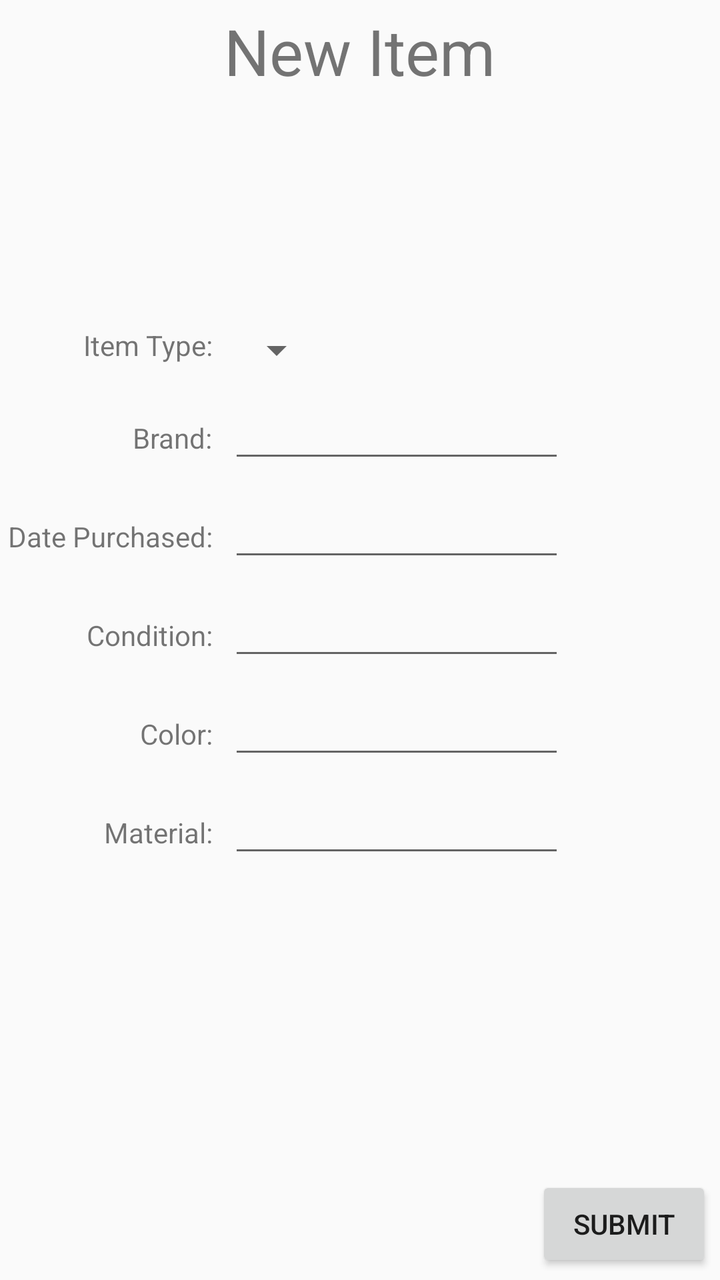
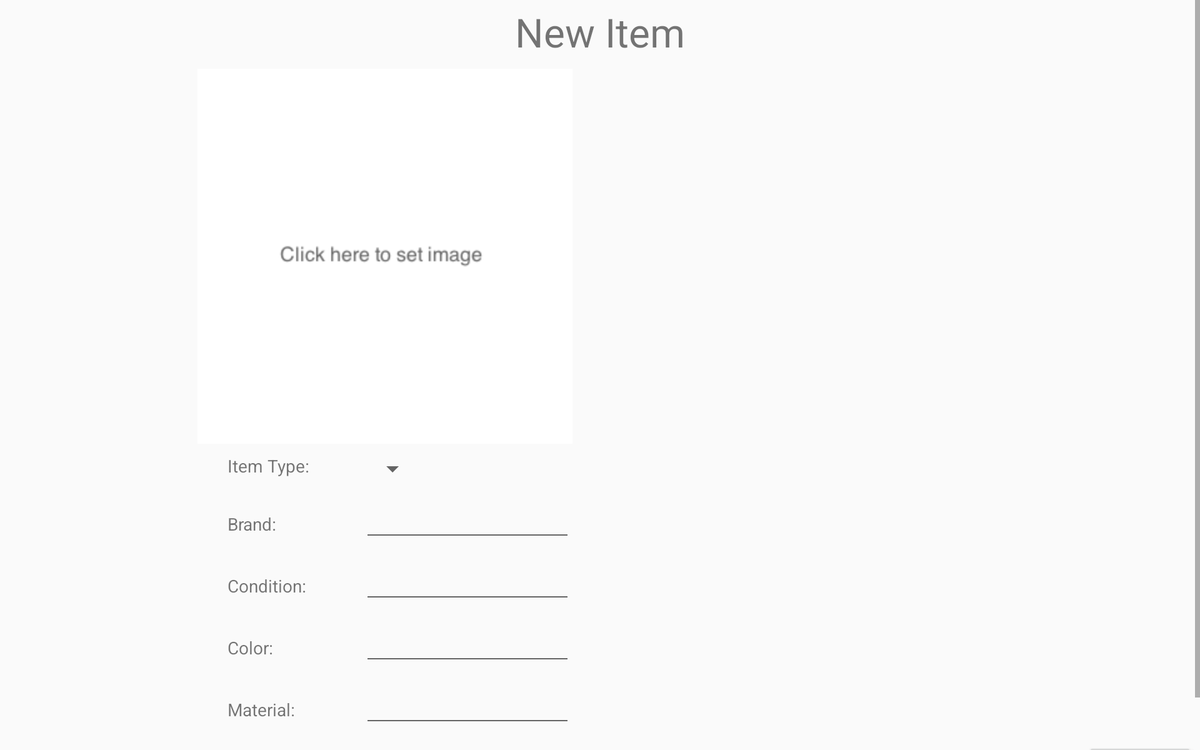

The same Android screen from two of the app's own layout files: first res/layout/ as a phone draws it, then the author's variant for another configuration, drawn on a device whose configuration selects that folder. Both files follow.
<!-- AndroidManifest.xml: application theme AppTheme -->
<!-- res/layout/fragment_new_item.xml -->
<?xml version="1.0" encoding="utf-8"?>
<GridLayout
    xmlns:android="http://schemas.android.com/apk/res/android"

    android:layout_width="match_parent"
    android:layout_height="match_parent"

    android:useDefaultMargins="true"
    android:alignmentMode="alignBounds"
    android:columnOrderPreserved="false"

    android:columnCount="5"
    >

    <TextView
        android:text="New Item"
        android:textSize="32dip"
        android:id="@+id/frame_title_view"
        android:layout_columnSpan="5"
        android:layout_gravity="center_horizontal"
        android:layout_row="0"
        android:layout_column="0" />


    <ImageView
        android:layout_width="wrap_content"
        android:layout_height="wrap_content"
        android:id="@+id/imageView"
        android:layout_row="1"
        android:layout_column="1"
        android:visibility="visible"
        android:minHeight="100dp"
        android:minWidth="100dp"/>

    <TextView
        android:text="Item Type:"

        android:layout_gravity="right"
        android:layout_row="2"
        android:layout_column="0" />

    <Spinner
        android:layout_width="wrap_content"
        android:layout_height="wrap_content"
        android:id="@+id/item_type_spinner"
        android:layout_row="2"
        android:layout_column="1" />

    <TextView
        android:text="Brand:"

        android:layout_column="0"
        android:layout_gravity="right"
        android:layout_row="3" />

    <EditText
        android:ems="8"
        android:layout_row="3"
        android:layout_column="1" />

    <TextView
        android:text="Date Purchased:"

        android:layout_column="0"
        android:layout_gravity="right"
        android:layout_row="4" />

    <EditText
        android:ems="8"
        android:layout_row="4"
        android:layout_column="1" />

    <TextView
        android:text="Condition:"

        android:layout_column="0"
        android:layout_gravity="right"
        android:layout_row="5" />

    <EditText
        android:ems="8"
        android:layout_row="5"
        android:layout_column="1" />

    <TextView
        android:text="Color:"

        android:layout_column="0"
        android:layout_gravity="right"
        android:layout_row="6" />

    <EditText
        android:ems="8"
        android:layout_row="6"
        android:layout_column="1" />

    <TextView
        android:text="Material:"

        android:layout_column="0"
        android:layout_gravity="right"
        android:layout_row="7" />

    <EditText
        android:ems="8"
        android:layout_row="7"
        android:layout_column="1" />

    <Button
        android:text="Submit"
        android:layout_row="9"
        android:layout_column="4"
        android:id="@+id/submit"
        />
</GridLayout>
<!-- resources referenced by this layout -->
<resources>
  <style name="AppTheme" parent="@style/Theme.AppCompat.Light.DarkActionBar">
          <item name="colorPrimary">@color/ootd_blue</item>
          <item name="colorPrimaryDark">@color/ootd_dark_blue</item>
      </style>
</resources>
<!-- res/layout-sw600dp-land/fragment_new_item.xml (the author's variant of the layout above) -->
<!-- drawn on a 7-inch tablet turned sideways -->
<?xml version="1.0" encoding="utf-8"?>
<ScrollView xmlns:android="http://schemas.android.com/apk/res/android"
    android:id="@+id/ScrollView01"
    android:layout_width="fill_parent"
    android:layout_height="fill_parent" >
<GridLayout
    xmlns:android="http://schemas.android.com/apk/res/android"

    android:layout_width="match_parent"
    android:layout_height="match_parent"

    android:useDefaultMargins="true"
    android:alignmentMode="alignBounds"
    android:columnOrderPreserved="false"

    android:columnCount="5"
    >

    <TextView
        android:text="New Item"
        android:textSize="32dip"
        android:id="@+id/frame_title_view"
        android:layout_columnSpan="5"
        android:layout_gravity="center_horizontal"
        android:layout_row="0"
        android:layout_column="0" />


    <Space
        android:layout_width="200px"
        android:layout_height="20px"
        android:layout_row="1"
        android:layout_column="0" />

    <ImageView
        android:layout_width="@dimen/new_item_image_width"
        android:layout_height="@dimen/new_item_image_width"
        android:id="@+id/imageView"
        android:layout_row="1"
        android:layout_column="1"
        android:layout_columnSpan="2"
        android:visibility="visible"
        android:adjustViewBounds="true"
        android:minHeight="300dp"
        android:maxHeight="300dp"
        android:background="@drawable/click_here"/>

    <Space
        android:layout_width="300px"
        android:layout_height="20px"
        android:layout_row="2"
        android:layout_column="0" />

    <TextView
        android:text="Item Type:"
        android:width="100dp"
        android:layout_gravity="right"
        android:layout_row="2"
        android:layout_column="1" />

    <Spinner
        android:layout_width="wrap_content"
        android:layout_height="wrap_content"
        android:id="@+id/item_type_spinner"
        android:layout_row="2"
        android:layout_column="2" />

    <Space
        android:layout_width="200px"
        android:layout_height="20px"
        android:layout_row="3"
        android:layout_column="0" />

    <TextView
        android:text="Brand:"
        android:width="100dp"
        android:layout_column="1"
        android:layout_gravity="right"
        android:layout_row="3" />

    <EditText
        android:ems="8"
        android:id="@+id/brand_text"
        android:layout_row="3"
        android:layout_column="2" />

    <Space
        android:layout_width="120px"
        android:layout_height="20px"
        android:layout_row="4"
        android:layout_column="0" />

    <TextView
        android:text="Condition:"
        android:width="100dp"
        android:layout_column="1"
        android:layout_gravity="right"
        android:layout_row="4" />

    <EditText
        android:id="@+id/condition_text"
        android:ems="8"
        android:layout_row="4"
        android:layout_column="2" />

    <Space
        android:layout_width="120px"
        android:layout_height="20px"
        android:layout_row="5"
        android:layout_column="0" />

    <TextView
        android:text="Color:"
        android:width="100dp"
        android:layout_column="1"
        android:layout_gravity="right"
        android:layout_row="5" />

    <EditText
        android:id="@+id/color_text"
        android:ems="8"
        android:layout_row="5"
        android:layout_column="2" />

    <Space
        android:layout_width="120px"
        android:layout_height="20px"
        android:layout_row="6"
        android:layout_column="0" />

    <TextView
        android:text="Material:"
        android:width="100dp"
        android:layout_column="1"
        android:layout_gravity="right"
        android:layout_row="6" />

    <EditText
        android:id="@+id/material_text"
        android:ems="8"
        android:layout_row="6"
        android:layout_column="2" />

    <Button
        android:text="Submit"
        android:layout_row="9"
        android:layout_column="4"
        android:id="@+id/submit"
        />
</GridLayout>
</ScrollView>
<!-- resources referenced by the variant -->
<!-- as a 7-inch tablet turned sideways resolves them -->
<resources>
  <!-- from res/values-sw600dp-land/ -->
  <dimen name="new_item_image_width">300dp</dimen>
  <!-- drawable click_here: png bitmap (drawable-mdpi, 6320 bytes) -->
  <style name="AppTheme" parent="@style/Theme.AppCompat.Light.DarkActionBar">
          <item name="colorPrimary">@color/ootd_blue</item>
          <item name="colorPrimaryDark">@color/ootd_dark_blue</item>
      </style>
</resources>
